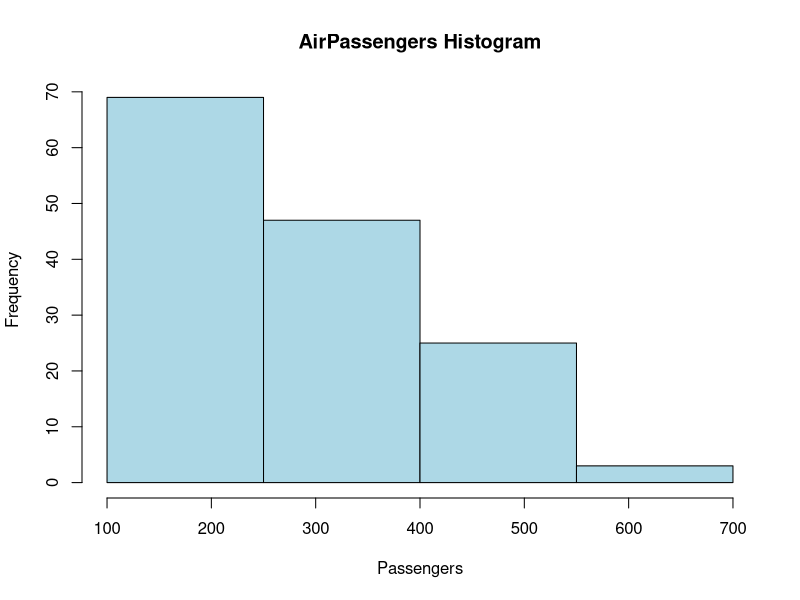

The R source for this figure:
data("AirPassengers")

hist(AirPassengers,
     breaks = seq(100, 700, by = 150),
     xlim = c(100, 700),
     col = "lightblue",
     main = "AirPassengers Histogram",
     xlab = "Passengers",
     ylab = "Frequency",
     right = FALSE)
